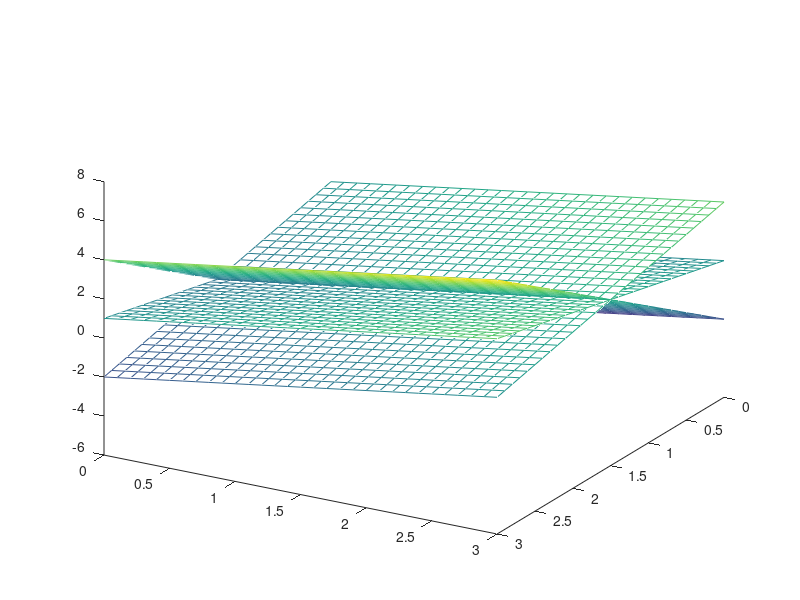

This figure's MATLAB source:
##x = linspace(-10,10,100);
##y1 = (1-2*x)/2;
##y2 = 2+x;
##plot(x,y1,x,y2)

%planos
[x,y] = meshgrid(0:0.1:3);
z = x+y-2;
hold on
mesh(x,y,z)
z = 1-x+y;
mesh(x,y,z)
z = 3*x+y-5;
mesh(x,y,z)
%Punto de interseccion
#plot3(1,2,3,'ro','markersize',5,'markerfacecolor','r');
hold off
view(120,30)